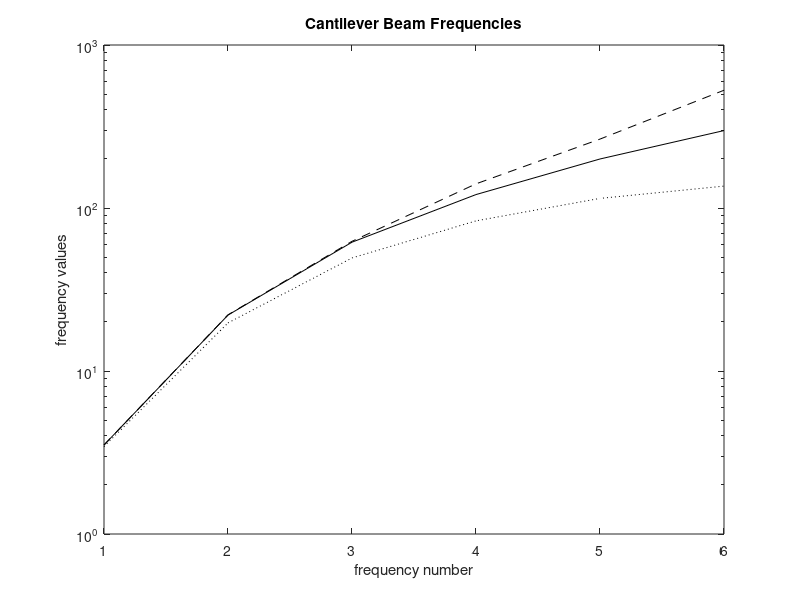

MATLAB code to generate this figure: (Note: this script raises an error after producing the figure.)
function cbfreq      
% Example:  cbfreq
% ~~~~~~~~~~~~~~~~
% This program computes approximate natural 
% frequencies of a uniform depth cantilever 
% beam using finite difference and finite 
% element methods. Error results are presented 
% which demonstrate that the finite element 
% method is much more accurate than the finite 
% difference method when the same matrix orders
% are used in computation of the eigenvalues.
%
% User m functions required: 
%   cbfrqnwm, cbfrqfdm, cbfrqfem, frud, 
%   examplmo, beamanim, plotsave, inputv

clear, close; fprintf('\n\n')
fprintf('CANTILEVER BEAM FREQUENCIES BY ')
fprintf('FINITE DIFFERENCE AND')
fprintf(...
'\n           FINITE ELEMENT APPROXIMATION\n')

fprintf('\nGive the number of frequencies ')
fprintf('to be computed')
fprintf('\n(use an even number greater ')
fprintf('than 2)\n'), n=input('? > ');
if rem(n,2) ~= 0, n=n+1; end

% Exact frequencies from solution of 
% the frequency equation
wex = cbfrqnwm(n,1e-12);

% Frequencies for the finite 
% difference solution
wfd = cbfrqfdm(n);

% Frequencies, modal vectors, mass matrix, 
% and stiffness matrix from the finite 
% element solution.
nelts=n/2; [wfe,mv,mm,kk] = cbfrqfem(nelts);
pefdm=(wfd-wex)./(.01*wex); 
pefem=(wfe-wex)./(.01*wex);

nlines=17; nloop=round(n/nlines);
v=[(1:n)',wex,wfd,pefdm,wfe,pefem];
disp(' '), lo=1;
t1=[' freq.     exact.        fdif.' ...
    '       fd. pct.'];
t1=[t1,'    felt.       fe. pct.'];
t2=['number     freq.         freq.' ...
    '        error  '];
t2=[t2,'    freq.        error  '];
while lo < n
  disp(t1),disp(t2)
  hi=min(lo+nlines-1,n);
  for j=lo:hi
    s1=sprintf('\n %4.0f %13.5e %13.5e', ...
               v(j,1),v(j,2),v(j,3));
    s2=sprintf(' %9.3f %13.5e %9.3f', ...
               v(j,4),v(j,5),v(j,6));
    fprintf([s1,s2])
  end
  fprintf('\n\nPress [Enter] to continue\n\n');
  pause;
  lo=lo+nlines;
end
plotsave(wex,wfd,pefdm,wfe,pefem)
nfe=length(wfe); nmidl=nfe/2;
if rem(nmidl,2)==0, nmidl=nmidl+1; end
x0=zeros(nfe,1); v0=x0; w=0;
f1=zeros(nfe,1); f2=f1; f1(nfe-1)=1; 
f1(nmidl)=-5;
xsav=examplmo(mm,kk,f1,f2,x0,v0,wfe,mv);
close; fprintf('All Done\n')

%=============================================

function z=cbfrqnwm(n,tol)
%
% z=cbfrqnwm(n,tol)
% ~~~~~~~~~~~~~~~~~
% Cantilever beam frequencies by Newton's 
% method.  Zeros of 
%        f(z) = cos(z) + 1/cosh(z)  
% are computed.
%
% n   - Number of frequencies required
% tol - Error tolerance for terminating 
%       the iteration
% z   - Dimensionless frequencies are the 
%       squares of the roots of f(z)=0
%
% User m functions called:  none
%----------------------------------------------

if nargin ==1, tol=1.e-5; end

% Base initial estimates on the asymptotic 
% form of the frequency equation
zbegin=((1:n)-.5)'*pi; zbegin(1)=1.875; big=10;

% Start Newton iteration
while big > tol
  t=exp(-zbegin); tt=t.*t; 
  f=cos(zbegin)+2*t./(1+tt);
  fp=-sin(zbegin)-2*t.*(1-tt)./(1+tt).^2; 
  delz=-f./fp;
  z=zbegin+delz; big=max(abs(delz)); zbegin=z;
end
z=z.*z;

%=============================================

function [wfindif,mat]=cbfrqfdm(n)
%
% [wfindif,mat]=cbfrqfdm(n)
% ~~~~~~~~~~~~~~~~~~~~~~~~~
% This function computes approximate cantilever
% beam frequencies by the finite difference 
% method. The truncation error for the 
% differential equation and boundary 
% conditions are of order h^2.
%
% n       - Number of frequencies to be 
%           computed
% wfindif - Approximate frequencies in 
%           dimensionless form
% mat     - Matrix having eigenvalues which 
%           are the square roots of the 
%           frequencies
%
% User m functions called:  none
%----------------------------------------------

% Form the primary part of the frequency matrix
mat=3*diag(ones(n,1))-4*diag(ones(n-1,1),1)+...
    diag(ones(n-2,1),2); mat=(mat+mat');

% Impose left end boundary conditions 
% y(0)=0 and y'(0)=0
mat(1,[1:3])=[7,-4,1]; mat(2,[1:4])=[-4,6,-4,1];

% Impose right end boundary conditions
% y''(1)=0 and y'''(1)=0
mat(n-1,[n-3:n])=[1,-4,5,-2]; 
mat(n,[n-2:n])=[2,-4,2];

% Compute approximate frequencies and 
% sort these values
w=eig(mat); w=sort(w); h=1/n; 
wfindif=sqrt(w)/(h*h);

%=============================================

function [wfem,modvecs,mm,kk]= ...
                     cbfrqfem(nelts,mas,len,ei)
%
% [wfem,modvecs,mm,kk]=
%                    cbfrqfem(nelts,mas,len,ei)
% ~~~~~~~~~~~~~~~~~~~~~~~~~~~~~~~~~~~~~~~~~~~~~
% Determination of natural frequencies of a 
% uniform depth cantilever beam by the Finite 
% Element Method.
%
%  nelts   - number of elements in the beam
%  mas     - total beam mass
%  len     - total beam length
%  ei      - elastic modulus times moment 
%            of inertia
%  wfem    - dimensionless circular frequencies
%  modvecs - modal vector matrix
%  mm,kk   - reduced mass and stiffness 
%            matrices
%
% User m functions called:  none
%----------------------------------------------

if nargin==1, mas=1; len=1; ei=1; end
n=nelts; le=len/n; me=mas/n; 
c1=6/le^2; c2=3/le; c3=2*ei/le;

% element mass matrix
masselt=me/420* ...
        [   156,   22*le,     54,  -13*le
          22*le,  4*le^2,  13*le, -3*le^2
             54,   13*le,    156,  -22*le
         -13*le, -3*le^2, -22*le,  4*le^2];

% element stiffness matrix
stifelt=c3*[ c1,  c2,  -c1,  c2
             c2,   2,  -c2,   1
            -c1, -c2,   c1, -c2
             c2,   1,  -c2,   2];

ndof=2*(n+1); jj=0:3; 
mm=zeros(ndof);  kk=zeros(ndof);

% Assemble equations
for i=1:n
  j=2*i-1+jj; mm(j,j)=mm(j,j)+masselt;
  kk(j,j)=kk(j,j)+stifelt;
end

% Remove degrees of freedom for zero 
% deflection and zero slope at the left end.
mm=mm(3:ndof,3:ndof); kk=kk(3:ndof,3:ndof);

% Compute frequencies
if nargout ==1
  wfem=sqrt(sort(real(eig(mm\kk))));
else
  [modvecs,wfem]=eig(mm\kk); 
  [wfem,id]=sort(diag(wfem));
  wfem=sqrt(wfem); modvecs=modvecs(:,id);
end

%=============================================

function [t,x]= ...
        frud(m,k,f1,f2,w,x0,v0,wn,modvc,h,tmax)
%
% [t,x]=frud(m,k,f1,f2,w,x0,v0,wn,modvc,h,tmax)
% ~~~~~~~~~~~~~~~~~~~~~~~~~~~~~~~~~~~~~~~~~~~~~
% This function employs modal superposition 
% to solve
%
%    m*x'' + k*x = f1*cos(w*t) + f2*sin(w*t)
%
% m,k    - mass and stiffness matrices
% f1,f2  - amplitude vectors for the forcing 
%          function
% w      - forcing frequency not matching any
%          natural frequency component in wn
% wn     - vector of natural frequency values
% x0,v0  - initial displacement and velocity 
%          vectors
% modvc  - matrix with modal vectors as its 
%          columns
% h,tmax - time step and maximum time for 
%          evaluation of the solution
% t      - column of times at which the 
%          solution is computed
% x      - solution matrix in which row j 
%          is the solution vector at 
%          time t(j)
%
% User m functions called:  none
%----------------------------------------------

t=0:h:tmax; nt=length(t); nx=length(x0); 
wn=wn(:); wnt=wn*t;

% Evaluate the particular solution.
x12=(k-(w*w)*m)\[f1,f2]; 
x1=x12(:,1); x2=x12(:,2);
xp=x1*cos(w*t)+x2*sin(w*t);

% Evaluate the homogeneous solution.
cof=modvc\[x0-x1,v0-w*x2]; 
c1=cof(:,1)'; c2=(cof(:,2)./wn)';
xh=(modvc.*c1(ones(1,nx),:))*cos(wnt)+...
   (modvc.*c2(ones(1,nx),:))*sin(wnt);

% Combine the particular and 
% homogeneous solutions.
t=t(:); x=(xp+xh)';

%=============================================

function x=examplmo(mm,kk,f1,f2,x0,v0,wfe,mv)
%
% x=examplmo(mm,kk,f1,f2,x0,v0,wfe,mv)
% ~~~~~~~~~~~~~~~~~~~~~~~~~~~~~~~~~~~~
% Evaluate the response caused when a downward
% load at the middle and an upward load at the 
% free end is applied.
%
% mm, kk - mass and stiffness matrices
% f1, f2 - forcing function magnitudes
% x0, v0 - initial position and velocity
% wfe    - forcing function frequency
% mv     - matrix of modal vectors
%
% User m functions called:  frud, beamanim, inputv
%----------------------------------------------

w=0; n=length(x0); t0=0; x=[];
s1=['\nEvaluate the time response from two',...
  '\nconcentrated loads. One downward at the',...
  '\nmiddle and one upward at the free end.'];
while 1
  fprintf(s1), fprintf('\n\n') 
  fprintf('Input the time step and ')
  fprintf('the maximum time ')
  fprintf('\n(0.04 and 5.0) are typical.')
  fprintf(' Use 0,0 to stop\n')
  [h,tmax]=inputv; 
  if norm([h,tmax])==0 | isnan(h), return, end
  disp(' ')

  [t,x]= ...
     frud(mm,kk,f1,f2,w,x0,v0,wfe,mv,h,tmax);
  x=x(:,1:2:n-1); x=[zeros(length(t),1),x];
  [nt,nc]=size(x); hdist=linspace(0,1,nc);

  clf, plot(t,x(:,nc),'k-')
  title('Position of the Free End of the Beam')
  xlabel('dimensionless time')
  ylabel('end deflection'), figure(gcf)
  disp('Press [Enter] for a surface plot of')
  disp('transverse deflection versus x and t')
  pause 
  print -deps endpos1 
  xc=linspace(0,1,nc); zmax=1.2*max(abs(x(:)));

  clf, surf(xc,t,x), view(30,35)
  colormap([1 1 1]) 
  axis([0,1,0,tmax,-zmax,zmax])
  xlabel('x axis'); ylabel('time') 
  zlabel('deflection')
  title(['Cantilever Beam Deflection ' ...
         'for Varying Position and Time'])
  figure(gcf); 
  print -deps endpos2
  disp(' '), disp(['Press [Enter] to animate',...
        ' the beam motion'])
  pause 
  
  titl='Cantilever Beam Animation'; 
  xlab='x axis'; ylab='displacement';
  beamanim(hdist,x,0.1,titl,xlab,ylab), close
end

%=============================================

% function beamanim(x,u,tpause,titl,xlabl,ylabl)
% See Appendix B

%=============================================

function plotsave(wex,wfd,pefd,wfe,pefem)
%
% function plotsave(wex,wfd,pefd,wfe,pefem)
% ~~~~~~~~~~~~~~~~~~~~~~~~~~~~~~~~~~~~~~~~~
% This function plots errors in frequencies 
% computed by two approximate methods.
%
% wex        - exact frequencies
% wfd        - finite difference frequencies
% wfe        - finite element frequencies
% pefd,pefem - percent errors by both methods
%
% User m functions called:  none
%----------------------------------------------

% plot results comparing accuracy 
% of both frequency methods
w=[wex(:);wfd(:);wfd]; 
wmin=min(w); wmax=max(w);
n=length(wex); wht=wmin+.001*(wmax-wmin); 
j=1:n;
 
semilogy(j,wex,'k-',j,wfe,'k--',j,wfd,'k:')
title('Cantilever Beam Frequencies')
xlabel('frequency number')
ylabel('frequency values')
legend('Exact freq.','Felt. freq.', ...
       'Fdif. freq.',2); figure(gcf) 
disp(['Press [Enter] for a frequency ',...
      'error plot']), pause 
print -deps beamfrq1 

plot(j,abs(pefd),'k--',j,abs(pefem),'k-')
title(['Cantilever Beam Frequency ' ...
       'Error Percentages'])
xlabel('frequency number') 
ylabel('percent frequency error') 
legend('Fdif. pct. error','Felt. pct. error',4)
figure(gcf)
disp(['Press [Enter] for a transient ',...
'response calculation'])
pause
print -deps beamfrq2

%=============================================

% function varargout=inputv(prompt)
% See Appendix B
